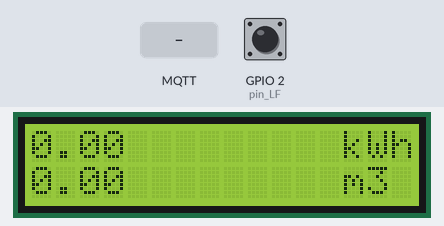
Simulated run of this program. Board: ESP8266 (NodeMCU). Shown: 16×2 character LCD. The test bench sets the inputs (shaded band); at power-on: GPIO 2 (pin_LF) HIGH. WiFi joins after 1.5 s; servers stay silent unless stated; random numbers use the default seed unless the program sets one; EEPROM starts erased; no MQTT or app messages arrive unless stated; what the program prints to the serial monitor is not drawn.

Above: at 2.8 s.
2.9 s: GPIO 2 (pin_LF) pulled LOW for 0.15 s
At 4.0 s:
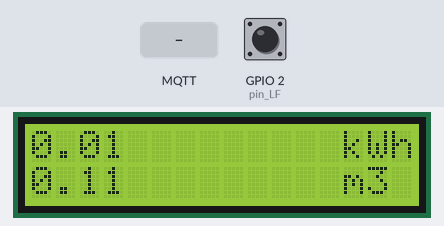
4.5 s: MQTT message "avian2021" arrives on the second subscribed topic
At 4.53 s:
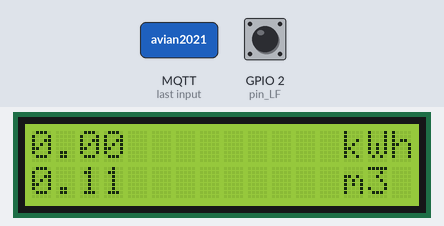
6.0 s: GPIO 2 (pin_LF) pulled LOW for 1 s
At 7.02 s:
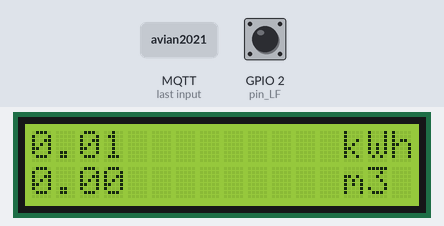
8.5 s: MQTT message "1" arrives on the second subscribed topic
At 9.2 s:
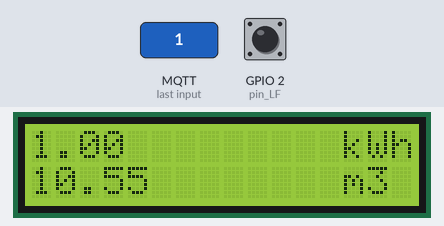
Timing chart, 0 to 11.5 s (numbered marks = the images above; inputs shaded):
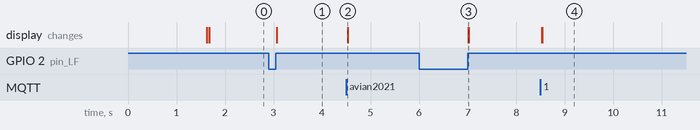

Measured:
- after the input at 2.9 s, the display: changes after 0.17 s (image 1)
- after the input at 4.5 s, the display: changes at once (image 2)
- after the input at 6.0 s, the display: changes after 1.0 s (image 3)
- after the input at 8.5 s, the display: first changes at once (image 4 shows a later state)

The program:

main.cpp
```cpp
// Program ini digunakan untuk menghitung total flow gas meter TRZ003 standart erop
#include <Arduino.h>
#include <ArduinoOTA.h>
#include <ESP_EEPROM.h>
#include <stdio.h>
#include <Wire.h>
#include <LiquidCrystal_I2C.h>
#include <PubSubClient.h>
#include <ArduinoJson.h>
#include <TimeLib.h> //https://github.com/PaulStoffregen/Time

#define pin_LF 2

WiFiClient espClient;
PubSubClient client(espClient);
LiquidCrystal_I2C lcd(0x27,16,2);

uint8_t EEPROM_address = 0;
char topiq1[16], topiq2[16], topiq3[16];
const char* id_dev = "1";
String clientId = "GAS_METER";
// const char* ssid = "AVIAN SSO";
// const char* password = "avian2021";
const char* ssid = "AIC-Lab";
const char* password = "LabAIC2020";
// const char* mqtt_server = "test.mosquitto.org";
const char* mqtt_server = "192.168.110.126";

double count_gas = 0.0, count_gas_prev = 0.0, count_gas_pre_time = 0.0, kwh_gas = 0.0;
int scan_rssi;
uint8_t jam = 0, detik = 0, menit = 0, hari = 0, bulan = 0;
uint8_t jam_prev = 0, detik_prev = 0, menit_prev = 0;
uint16_t tahun = 0;
String mac_address, local_IP;
unsigned long prev_time_send = 0;
bool set_Time_ = true, set_Time_ok = true;
char gabung_time[50];
IRAM_ATTR void handleInterrupt() {
   count_gas += 0.01;
}
void eepromWriteDouble(float data_input);
double eepromReadDouble();
void get_time_();
void set_time_crc();
void inisialisasi_wifi();
void reconnectwifi();
String getValue(String data, char separator, int index);
void callback(char* topic, byte* payload, unsigned int length);
void reconnect();
void lcd_clear();
void send_mqqtt(bool flag_send);
void setup() {
  // put your setup code here, to run once:
  Serial.begin(9600);
  lcd.init();
  lcd.backlight();
  pinMode(pin_LF, INPUT_PULLUP);
  attachInterrupt(digitalPinToInterrupt(pin_LF), handleInterrupt, RISING);
  inisialisasi_wifi();
  client.setServer(mqtt_server, 1883);
  client.setCallback(callback);
  snprintf(topiq1, 32, "gas/%s/log", id_dev);
  snprintf(topiq2, 32, "gas/%s/status", id_dev);
  snprintf(topiq3, 32, "gas/%s/set", id_dev);
  Serial.println("inisialisasi done");
  EEPROM.begin(64);
  count_gas = eepromReadDouble();
  ArduinoOTA.begin();
  lcd_clear();
}

void loop() {
  set_time_crc();
  get_time_();
  ArduinoOTA.handle();
  reconnectwifi();
  lcd.setCursor(0, 0); lcd.print(count_gas);
  lcd.setCursor(0, 1); lcd.print(kwh_gas);
  //count_gas += 0.01;
  kwh_gas = count_gas * 10.55;
  eepromWriteDouble(count_gas);
  if (count_gas != count_gas_prev){
    count_gas_prev = count_gas;
    if(count_gas > 999999.99){
      count_gas = 0.0;
    }else {
      Serial.println(count_gas);
      send_mqqtt(false);
    }
  }else{
    if(millis() - prev_time_send >= 500){
      prev_time_send = millis();
      send_mqqtt(false);
    }
  }
  if (count_gas != count_gas_pre_time){
    count_gas_pre_time = count_gas;
    if(detik != detik_prev){
      detik_prev = detik;
      send_mqqtt(true);
    }
    // if(jam != jam_prev){
    //   jam_prev = jam;
    //   send_mqqtt(true);
    // }
  }
}
void eepromWriteDouble(float data_input){
  String a = String(data_input);
  EEPROM.put(EEPROM_address, a);
  EEPROM.commit();
}
double eepromReadDouble(){
  String b;
  EEPROM.get(EEPROM_address, b);
  return b.toDouble();
}
void get_time_(){
    tahun = year();
    bulan = month();
    hari = day();
    jam = hour();
    menit = minute();
    detik = second();
    snprintf(gabung_time, 50, "%2d-%02d-%02d %02d:%02d:%02d", tahun, bulan, hari, jam, menit, detik);
}
void set_time_crc(){
  if(set_Time_ok == true){
    if (set_Time_ == true){
      client.subscribe("general/currenttime");
    }else if(set_Time_ == false){
      client.unsubscribe("general/currenttime");
      set_Time_ok = false;
      client.setServer(mqtt_server, 1883);
      client.setCallback(callback);
    }
  }else{
      client.subscribe(topiq3);
  }
}
void inisialisasi_wifi(){
    lcd.setCursor(0, 0); lcd.print("GAS METER AVIAN");
    lcd.setCursor(0, 1); lcd.print("Connecting WiFi");
    WiFi.begin(ssid, password);
    uint32_t notConnectedCounter = 0;
    while (WiFi.status() != WL_CONNECTED)
    {
     delay(100);
     Serial.print("*");
     notConnectedCounter++;
      if(notConnectedCounter > 150) { // Reset board if not connected after 5s
          Serial.println("Resetting due to Wifi not connecting...");
          ESP.restart();
      }
    }
    local_IP = WiFi.localIP().toString();
    mac_address = WiFi.macAddress();
    Serial.println((String) "Connected to WiFi Local IP:" + local_IP);
    lcd.setCursor(0, 1); lcd.printf("Connected OK");
}
void reconnectwifi(){
  if (!client.connected()) {
    reconnect();
  }
  client.loop();
  if(WiFi.status() != WL_CONNECTED)
  {
    inisialisasi_wifi();
  } else {
    scan_rssi = WiFi.RSSI();
  }
}
String getValue(String data, char separator, int index){
  int found = 0;
  int strIndex[] = { 0, -1 };
  int maxIndex = data.length() - 1;
  for (int i = 0; i <= maxIndex && found <= index; i++) {
      if (data.charAt(i) == separator || i == maxIndex) {
          found++;
          strIndex[0] = strIndex[1] + 1;
          strIndex[1] = (i == maxIndex) ? i+1 : i;
      }
    }
  return found > index ? data.substring(strIndex[0], strIndex[1]) : "";
}
void callback(char* topic, byte* payload, unsigned int length) {
  String topic_set = (String)topic;
  String topic_kind = getValue(topic_set, '/', 0);
  String topic_id = getValue(topic_set, '/', 1);
  String topic_task = getValue(topic_set, '/', 2);
  char message[length + 1];
  strncpy (message, (char*)payload, length);
  message[length] = '\0';
  if(topic_kind == "gas"){
    if(topic_id == id_dev){
      if(topic_task == "set"){
        count_gas = atof(message);
      }
    }
  }if(topic_kind == "general"){
    if(topic_id == "currenttime"){
      char* pch;
      pch = strtok(message, " ,.-:");
      tahun = atoi(pch);
      bulan = atoi(strtok(NULL, " ,.-:"));
      hari = atoi(strtok(NULL, " ,.-:"));
      jam = atoi(strtok(NULL, " ,.-:"));
      menit = atoi(strtok(NULL, " ,.-:"));
      detik = atoi(strtok(NULL, " ,.-:"));
      setTime(jam, menit, detik, hari, bulan, tahun); // --> setTime(hr,min,sec,day,mnth,yr);
      Serial.printf("%d:%d:%d   %d/%d/%d\r\n", jam, menit, detik, hari, bulan, tahun);
      snprintf(gabung_time, 50, "%2d-%02d-%02d %02d:%02d:%02d", tahun, bulan, hari, jam, menit, detik);
      set_Time_ = false;
    }
  }
}
void reconnect(){
  while (!client.connected()) {
    String clientId = "ESP32Client-";
    clientId += String(random(0xffff), HEX);
    if (client.connect(clientId.c_str())) {
      client.subscribe(topiq3);
    } else {
      delay(5000);
    }
  }
}
void lcd_clear(){
  lcd.clear();
  lcd.setCursor(13, 0); lcd.print("kWh");
  lcd.setCursor(13, 1); lcd.print("m3");
}
void send_mqqtt(bool flag_send){
  StaticJsonDocument<256> doc;
  if(flag_send == false){
    doc["device_id"] = id_dev;
    doc["gas"] = count_gas;
    doc["kwh"] = kwh_gas;
    doc["signal"] = scan_rssi;
    doc["ip"] = local_IP;
    doc["mac"] = mac_address;
    doc["time"] = gabung_time;
    doc["note"] = " ";
    char msg[256];
    serializeJson(doc, msg);
    client.publish(topiq2, msg);
  }else if(flag_send == true){
    doc["device_id"] = id_dev;
    doc["gas"] = count_gas;
    doc["kwh"] = kwh_gas;
    doc["time"] = gabung_time;
    char msg1[256];
    serializeJson(doc, msg1);
    client.publish(topiq1, msg1);
  }
}
```
